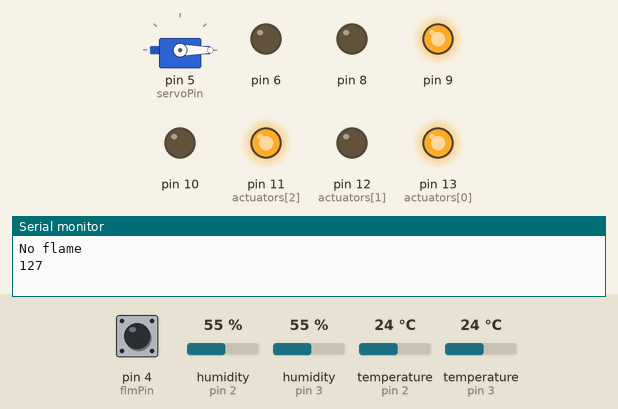
Simulated run of this sketch. Board: Arduino Uno, built with avr-gcc and run on an emulated ATmega328P. On the bench: servo, output pins drawn as LEDs (lit = HIGH), the last lines printed to the serial monitor. The test bench sets the inputs (shaded band); at power-on: pin 4 (flmPin) HIGH, humidity (sensors on pin 2, pin 3) 55 %, temperature (sensors on pin 2, pin 3) 24 °C.

Above: at 0.3 s.
At 8.7 s:
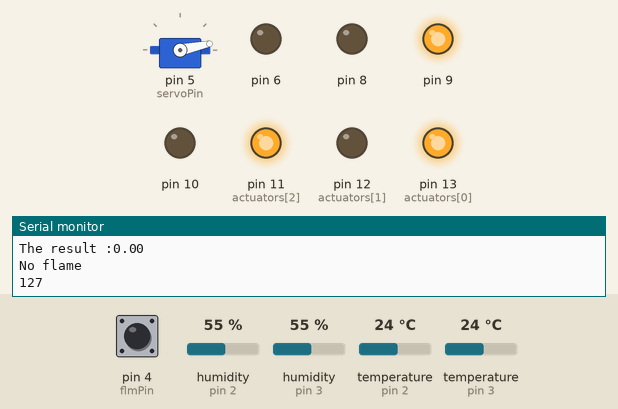
At 19.2 s:
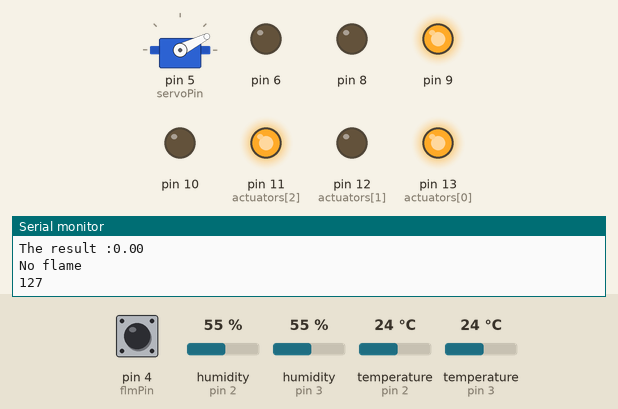
At 27.7 s:
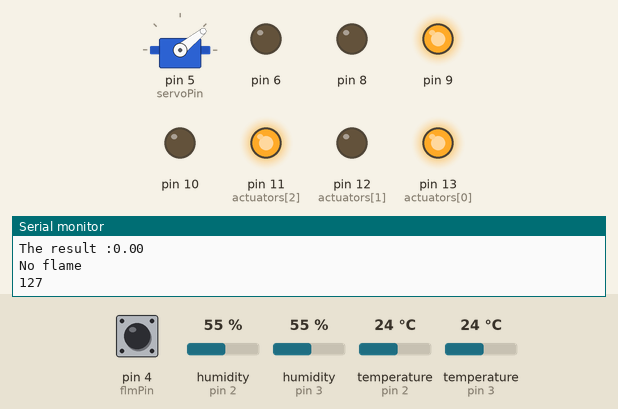
At 38.2 s:
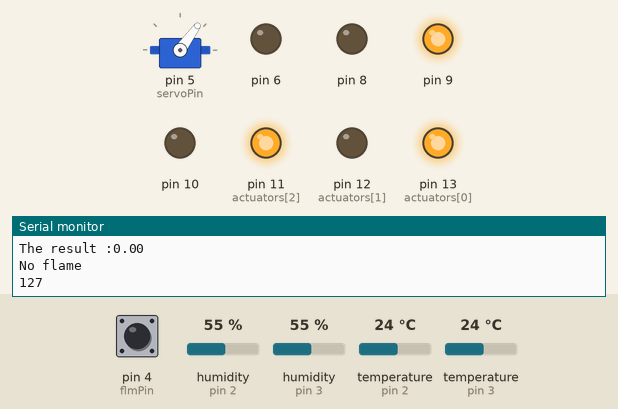
Timing chart, 0 to 40.0 s (numbered marks = the images above):
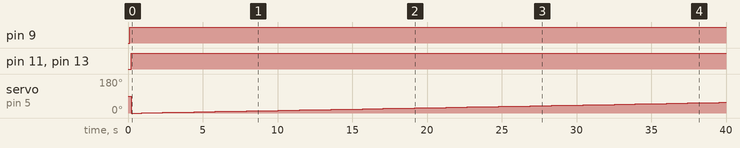

Measured:
- by itself, pin 9: LOW → HIGH at 0.10 s
- by itself, pin 11 (actuators[2]), pin 13 (actuators[0]): LOW → HIGH at 0.20 s
- by itself, servo on pin 5 (servoPin): 90° → 0° at 0.20 s, → 1° 0.73 s later, → 2° 0.69 s later, → 3° 0.69 s later, … (57 changes in this stretch)

The sketch:

19215.ino
```cpp
#include <Servo.h>
#include "DHT.h"
#include <SoftwareSerial.h>

#define DHTPIN1 2
#define DHTPIN2 3
#define DHTTYPE DHT11   // DHT 11

DHT dht1(DHTPIN1, DHTTYPE);
DHT dht2(DHTPIN2, DHTTYPE);

Servo myServo;

const int actuators[] = {13, 12, 11}; // 0: electricity, 1: water pump, 2: air fan
const int smkPin = A0;
const int flmPin = 4;
const int servoPin = 5;

SoftwareSerial BTSerial(2, 3); // RX, TX for HC-06

bool prevFireState = false;
bool fireState = false;
float tempDifference = 0.0;
int airQuality = 0;

void setup() {
  pinMode(flmPin, INPUT);
  pinMode(9, OUTPUT);
  pinMode(8, OUTPUT);
  pinMode(10, OUTPUT);
  pinMode(6, OUTPUT);
  myServo.attach(servoPin);
  for (int i = 0; i < 3; i++) {
    pinMode(actuators[i], OUTPUT);
    Serial.begin(9600);
    dht1.begin();
    dht2.begin();
  }
  BTSerial.begin(9600); // Start Bluetooth serial communication
}

void loop() {
  int smkValue = map(analogRead(smkPin), 0, 1024, 0, 255);
  int flmValue = digitalRead(flmPin);

  delay(100);

  digitalWrite(9, 1);

  for (int angle = 0; angle <= 180; angle += 1) {
    if (flmValue == 0) {
      fireState = true;
      digitalWrite(actuators[0], 0);
      digitalWrite(actuators[1], 1);
      Serial.println("flame detected");
      delay(100);
    } else {
      fireState = false;
      Serial.println("No flame");
      delay(100);
      digitalWrite(actuators[0], 1);
      digitalWrite(actuators[1], 0);
    }
    if (smkValue >= 50) {
      airQuality = smkValue;
      digitalWrite(actuators[2], 1);
      Serial.println(smkValue);
    } else {
      airQuality = smkValue;
      digitalWrite(actuators[2], 0);
      Serial.println(smkValue);
    }

    myServo.write(angle);
    delay(15);

    float humidity1 = dht1.readHumidity();
    float temperature1 = dht1.readTemperature();

    float humidity2 = dht2.readHumidity();
    float temperature2 = dht2.readTemperature();

    if (isnan(humidity1) || isnan(temperature1) || isnan(humidity2) || isnan(temperature2)) {
      Serial.println("Failed to read from one or both DHT sensors!");
      return;
    }
    delay(500);
    Serial.print("Sensor 1 - Humidity: ");
    Serial.print(humidity1);
    Serial.print("%  Temperature: ");
    Serial.print(temperature1);
    Serial.println("°C ");

    Serial.print("Sensor 2 - Humidity: ");
    Serial.print(humidity2);
    Serial.print("%  Temperature: ");
    Serial.print(temperature2);
    Serial.println("°C ");
    Serial.print("The result :");
    tempDifference = temperature1 - temperature2;
    Serial.println(tempDifference);
  }

  for (int angle = 180; angle >= 0; angle -= 1) {
    myServo.write(angle);
    delay(15);
  }

  // Send notification when fire is detected
  if (fireState && !prevFireState) {
    sendNotification("Fire is still on !");
  }

  // Send notification when fire is out
  if (!fireState && prevFireState) {
    sendNotification("Fire extinguished.");
  }

  prevFireState = fireState; // Update previous fire state
}

void sendNotification(String message) {
  // Construct the notification message
  String fullMessage = "Bluetooth: connected, " + message + " Temp Diff: ";
  fullMessage += String(tempDifference, 1); // Append temperature difference
  fullMessage += "°C, Air Quality: ";
  fullMessage += airQuality;

  // Send the message via Bluetooth
  BTSerial.print(fullMessage);
}
```
